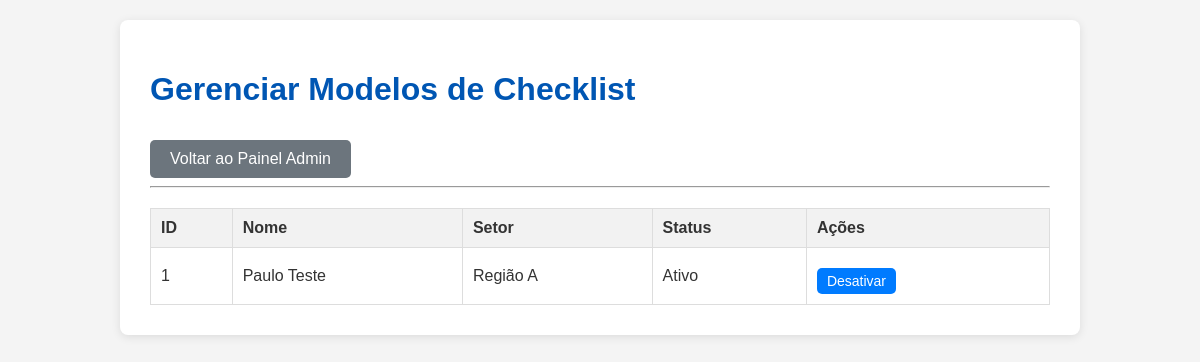
The page /admin/gerenciar_modelos (signed in) on the database its author committed.
### models.py (models this page shows, shortened)
class ChecklistTemplate(db.Model):
    id = db.Column(db.Integer, primary_key=True)
    name = db.Column(db.String(200), nullable=False, unique=True)
    description = db.Column(db.Text, nullable=True)
    sector = db.Column(db.String(100), nullable=False)
    is_active = db.Column(db.Boolean, default=True)
    created_at = db.Column(db.DateTime, default=datetime.utcnow)
    updated_at = db.Column(db.DateTime, default=datetime.utcnow, onupdate=datetime.utcnow)
    items = db.relationship('ChecklistItemTemplate', backref='template', lazy=True, order_by='ChecklistItemTemplate.order_index')
    checklists = db.relationship('Checklist', backref='template', lazy=True)

### routes.py (the view)
@app.route('/admin/gerenciar_modelos')
@login_required
def gerenciar_modelos():
    if current_user.role_obj.name != 'Administrador':
        flash('Você não tem permissão para acessar esta página.', 'danger')
        return redirect(url_for('index'))
    modelos = ChecklistTemplate.query.all()
    return render_template('gerenciar_modelos.html', modelos=modelos)

### app.py (called while the page is built)
@login_manager.user_loader
def load_user(user_id):
    return User.query.get(int(user_id))

### templates/gerenciar_modelos.html (shortened to what this page needs)
<!DOCTYPE html>
<html lang="pt-br">
<head>
    <link rel="stylesheet" href="{{ url_for('static', filename='css/style.css') }}">
</head>
<body>
    <div class="container">
        <header>
            <h1>Gerenciar Modelos de Checklist</h1>
            <a href="{{ url_for('admin_panel') }}" class="button secondary">Voltar ao Painel Admin</a>
        </header>
        <hr>
        {% if modelos %}
            <table>
                <thead>
                    <tr>
                        <th>ID</th>
                        <th>Nome</th>
                        <th>Setor</th>
                        <th>Status</th>
                        <th>Ações</th>
                    </tr>
                </thead>
                <tbody>
                    {% for modelo in modelos %}
                        <tr>
                            <td>{{ modelo.id }}</td>
                            <td>{{ modelo.name }}</td>
                            <td>{{ modelo.sector }}</td>
                            <td>{{ "Ativo" if modelo.is_active else "Inativo" }}</td>
                            <td>
                                {% if modelo.is_active %}
                                    <a href="{{ url_for('toggle_modelo', modelo_id=modelo.id) }}" class="button small danger">Desativar</a>
                                {% else %}
                                    <a href="{{ url_for('toggle_modelo', modelo_id=modelo.id) }}" class="button small">Ativar</a>
                                {% endif %}
                                </td>
                        </tr>
                    {% endfor %}
                </tbody>
            </table>
        {% else %}
            <p>Nenhum modelo de checklist encontrado.</p>
        {% endif %}
    </div>
</body>
</html>

### static/css/style.css (style rules this page uses)
body { font-family: Arial, sans-serif; margin: 0; padding: 20px; background-color: #f4f4f4; color: #333; }
.container { max-width: 900px; margin: 0 auto; background-color: #fff; padding: 30px; border-radius: 8px; box-shadow: 0 2px 10px rgba(0, 0, 0, 0.1); }
h1, h2, h3 { color: #0056b3; }
.button { display: inline-block; background-color: #007bff; color: white; padding: 10px 20px; border: none; border-radius: 5px; cursor: pointer; text-decoration: none; font-size: 16px; margin-right: 10px; margin-top: 10px; }
.button.secondary { background-color: #6c757d; }
.button.small { padding: 5px 10px; font-size: 14px; }
table { width: 100%; border-collapse: collapse; margin-top: 20px; }
table, th, td { border: 1px solid #ddd; }
th, td { padding: 10px; text-align: left; }
th { background-color: #f2f2f2; }

### rows shown on the page
ChecklistTemplate: id "1", name "Paulo Teste", sector "Região A", is_active "Ativo"
